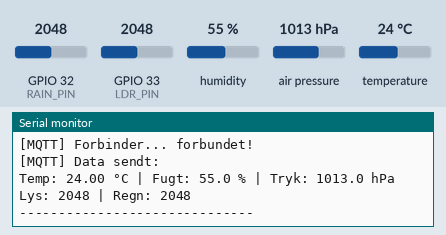
A program run on a simulated ESP32. Shown: the last lines printed to the serial monitor. The inputs (shaded band) are chosen by the test bench; at power-on: humidity 55 %, GPIO 32 (RAIN_PIN) = 2048, GPIO 33 (LDR_PIN) = 2048, air pressure 1013 hPa, temperature 24 °C. WiFi joins after 1.5 s; servers stay silent unless stated; no MQTT or app messages arrive unless stated.

Above: at 2.8 s.
2.9 s: humidity set to 22 %
At 5.9 s:
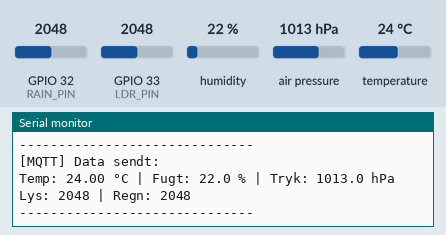
6.7 s: GPIO 32 (RAIN_PIN) set to 2866
At 8.6 s:
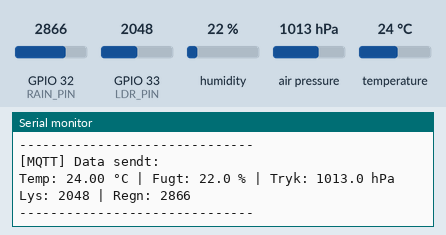
10.5 s: GPIO 33 (LDR_PIN) set to 2866
At 11.3 s:
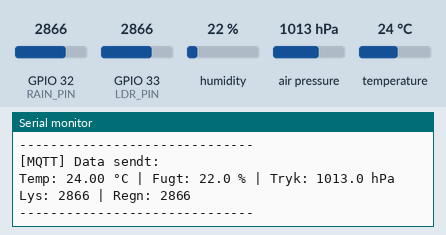
14.3 s: air pressure set to 952 hPa
At 17.8 s:
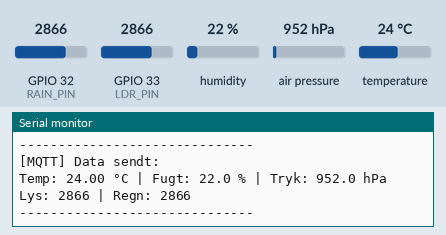
18.1 s: temperature set to 12 °C
At 20.6 s:
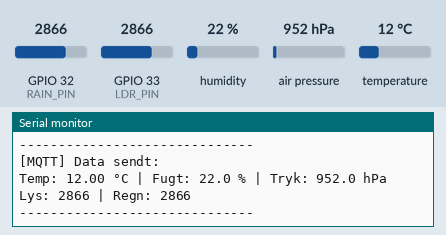
21.9 s: GPIO 32 (RAIN_PIN) set to 3972
At 23.3 s:
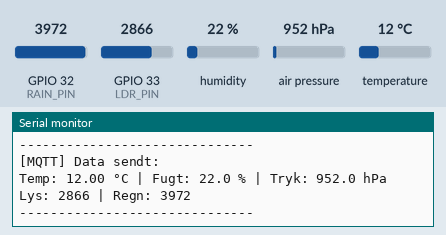
Timing chart, 0 to 24.9 s (numbered marks = the images above; inputs shaded):
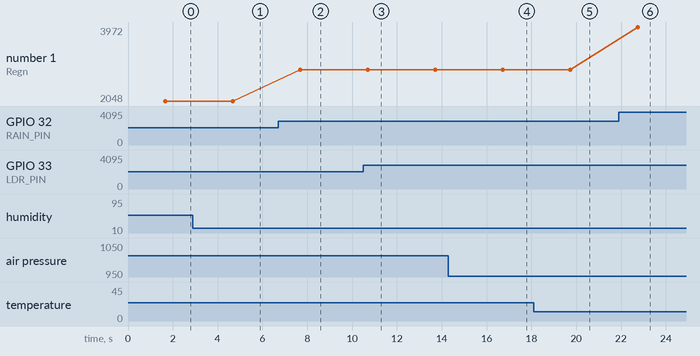

The program:

main.cpp
```cpp
#include <WiFi.h>
#include <PubSubClient.h>
#include <Wire.h>
#include <Adafruit_Sensor.h>
#include <Adafruit_BME280.h>

// ----------- WiFi og MQTT-indstillinger -----------
const char* ssid = "Waoo4920_8847";
const char* password = "ckdd4889";  // ← WiFi-adgangskode
const char* mqtt_server = "192.168.1.5"; // Din Ubuntu-server IP

WiFiClient espClient;
PubSubClient client(espClient);

// ----------- Pins -----------
#define LDR_PIN 33
#define RAIN_PIN 32
#define SDA_PIN 21
#define SCL_PIN 22

Adafruit_BME280 bme;

// ----------- WiFi-forbindelse -----------
void setup_wifi() {
  delay(100);
  Serial.println("[WIFI] Forbinder til WiFi...");
  WiFi.begin(ssid, password);
  while (WiFi.status() != WL_CONNECTED) {
    delay(500);
    Serial.print(".");
  }
  Serial.println("\n[WIFI] Tilsluttet! IP: " + WiFi.localIP().toString());
}

// ----------- MQTT-genforbindelse -----------
void reconnect() {
  while (!client.connected()) {
    Serial.print("[MQTT] Forbinder...");
    if (client.connect("ESP32_vejrstation")) {
      Serial.println(" forbundet!");
    } else {
      Serial.print(" fejl, rc=");
      Serial.print(client.state());
      Serial.println(" → prøver igen om 5 sek.");
      delay(5000);
    }
  }
}

// ----------- Setup -----------
void setup() {
  Serial.begin(115200);
  Wire.begin(SDA_PIN, SCL_PIN);

  if (!bme.begin(0x76)) {
    Serial.println("[FEJL] Kunne ikke finde BME280. Tjek forbindelsen!");
    while (1);
  }

  pinMode(LDR_PIN, INPUT);
  pinMode(RAIN_PIN, INPUT);

  setup_wifi();
  client.setServer(mqtt_server, 1883);

  Serial.println("[INFO] Systemet er klar.");
}

// ----------- Loop -----------
void loop() {
  if (!client.connected()) {
    reconnect();
  }
  client.loop();

  float temperatur = bme.readTemperature();
  float fugtighed = bme.readHumidity();
  float tryk = bme.readPressure() / 100.0F;
  int lysValue = analogRead(LDR_PIN);
  int regnValue = analogRead(RAIN_PIN);

  client.publish("vejr/temperatur", String(temperatur).c_str());
  client.publish("vejr/fugtighed", String(fugtighed).c_str());
  client.publish("vejr/tryk", String(tryk).c_str());
  client.publish("vejr/lys", String(lysValue).c_str());
  client.publish("vejr/regn", String(regnValue).c_str());

  Serial.println("[MQTT] Data sendt:");
  Serial.printf("Temp: %.2f °C | Fugt: %.1f %% | Tryk: %.1f hPa\n", temperatur, fugtighed, tryk);
  Serial.printf("Lys: %d | Regn: %d\n", lysValue, regnValue);
  Serial.println("------------------------------\n");

  delay(3000);  // 3 sekunders interval
}
```

Measured:
- after the input at 2.9 s, the serial monitor: prints a new line after 1.8 s (image 1)
- after the input at 6.7 s, the serial monitor: prints a new line after 0.98 s (image 2)
- after the input at 10.5 s, the serial monitor: prints a new line after 0.20 s (image 3)
- after the input at 14.3 s, the serial monitor: prints a new line after 2.4 s (image 4)
- after the input at 18.1 s, the serial monitor: prints a new line after 1.6 s (image 5)
- after the input at 21.9 s, the serial monitor: prints a new line after 0.84 s (image 6)
- plotted number 1: 2048 → 2866 after the input at 6.7 s, 2866 → 3972 after the input at 21.9 s
